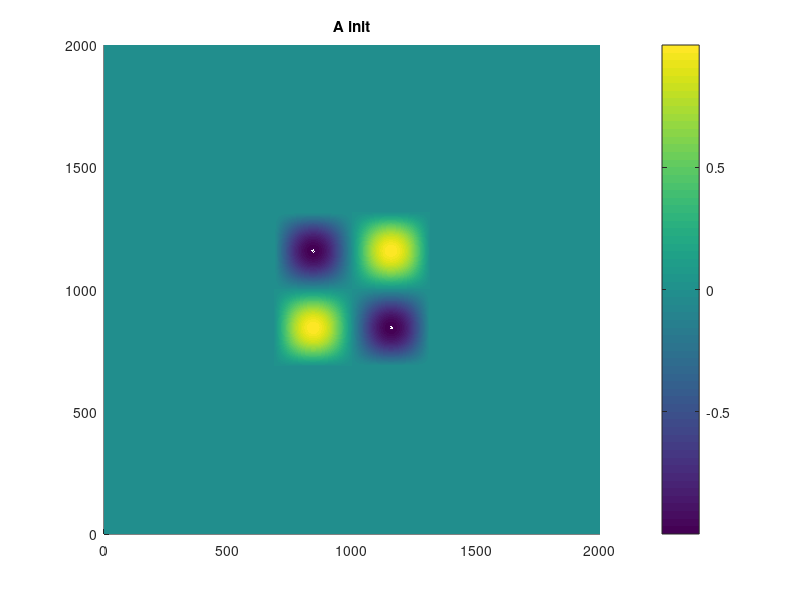
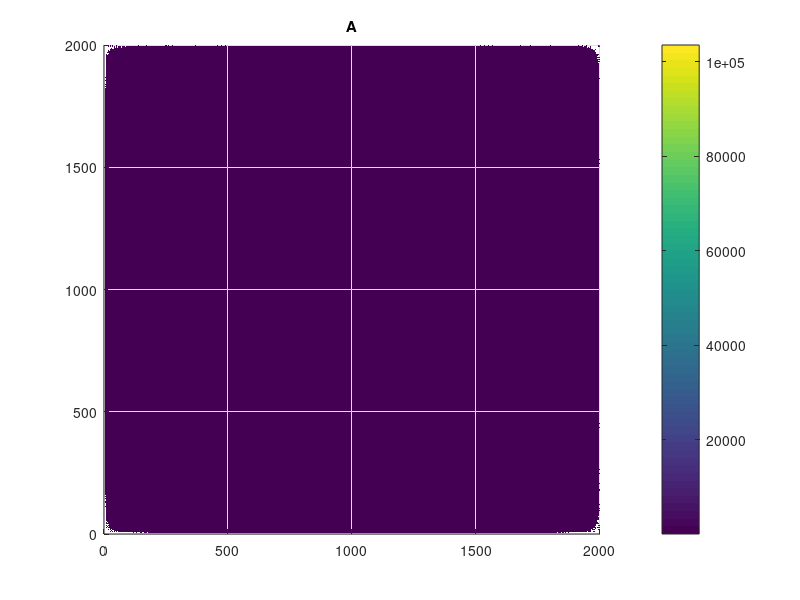

Reproduce these figures in MATLAB, in order. (Note: this script raises an error after producing the figures.)

%% 1D
% 
% clc
% clear all
% close all
% 
% 
% 
% %% First Files
% fid = fopen('FFT1D/beforeFFT');
% befFFT = fscanf(fid,'%f %f',[2, Inf]);
% befFFT = befFFT';
% fclose(fid);
% bef = befFFT(:,1);
% 
% fid = fopen('FFT1D/afterFFT');
% aftFFT = fscanf(fid,'%f %f',[2, Inf]);
% aftFFT = aftFFT';
% fclose(fid);
% aft = aftFFT(:,1) + 1i * aftFFT(:,2);
% 
% fid = fopen('FFT1D/afteriFFT');
% aftiFFT = fscanf(fid,'%f %f',[2, Inf]);
% aftiFFT = aftiFFT';
% fclose(fid);
% aftI = aftiFFT(:,1);
% 
% %% Second Files
% 
% fid = fopen('FFT1D/beforeFFT_2');
% befFFT_2 = fscanf(fid,'%f %f',[1, Inf]);
% befFFT_2 = befFFT_2';
% fclose(fid);
% bef = befFFT_2(:,1);
% 
% fid = fopen('FFT1D/afterFFT_2');
% aftFFT_2 = fscanf(fid,'%f %f',[2, Inf]);
% aftFFT_2 = aftFFT_2';
% fclose(fid);
% aft_2 = aftFFT_2(:,1) + 1i * aftFFT_2(:,2);
% 
% fid = fopen('FFT1D/afteriFFT_2');
% aftiFFT_2 = fscanf(fid,'%f %f',[1, Inf]);
% aftiFFT_2 = aftiFFT_2';
% fclose(fid);
% aftI_2 = [aftiFFT_2(:,1)];
% 
% %% Original vector
% N = 2000;
% N_h = N/2;
% 
% Ainit = [zeros(685,1); sin((0:1:628)'/100); zeros(686,1)];
% A = fft( Ainit );
% A_h = A(1:N_h);
% 
% %Comparisons
% figure; plot(1:N,Ainit(1:N),'b-x',1:N,befFFT_2(1:N,1),'r-x');
% figure; plot(1:N,abs(A(1:N)),'b-x',1:N,abs(aft_2(1:N)),'r-x');
% figure; plot(1:N,Ainit(1:N),'b-x',1:N,real(aftiFFT_2(1:N))./N,'r-x');

%% 2D

clc
clear all
close all

%Original matrix
Ainit = [zeros(685,1); sin((0:1:628)'/100); zeros(686,1)];
N = length(Ainit);
Ainit = Ainit*Ainit';
figure; surf(Ainit); shading flat; view(2); colorbar; title('A init')

A = fft2(Ainit, N, N);
figure; surf(abs(A)); shading flat; view(2); colorbar; title('A')



% A(end/2+1:end,:) = [];
% A(:,end/2+1:end) = [];

% A(1:end/2,:) = [];
% A(:,1:end/2) = [];
%figure; surf(abs(A)); shading flat; view(2); colorbar; title('A-')

% %Modified Vector
% Nhalf = floor(N/2)+1;
% Ahalf = A(1:Nhalf, 1:Nhalf);
% 
% %Copy
% Aplus = [Ahalf, Ahalf(:,2:end-1); ...
%          Ahalf(2:end-1,:), Ahalf(2:end-1,2:end-1)];
%      
% %Hermitian Conjugate
% Aplus(Nhalf+1:end, :) = -conj(flipud(Aplus(Nhalf+1:end, :)));
% Aplus(:, Nhalf+1:end) = -conj(fliplr(Aplus(:, Nhalf+1:end)));
 
%iFFTs
%B = ifft(A);
Bsym = ifft2( A, 'symmetric' );
% Bplus = ifft2( Aplus);

figure; surf(Bsym); shading flat; view(2); colorbar; title('B sym')
%figure; surf(real(Bplus)); shading flat; view(2); colorbar; title('B+')

%% 3D
% 
% clc
% clear all
% close all
% 
% Original matrix
% A1D = [zeros(5,1); sin((0:1:628)'/100); zeros(6,1)];
% A1D = [1:1:100]'; %A1 should be even
% N = length(A1D);
% Ainit = A1D*A1D';
% 
% Ainit = repmat( Ainit, [1 1 N]) .* ... 
%         repmat( reshape(A1D, ... 
%         [1 1 N]), [N N 1]);
%  
% A = fftn(Ainit);
% 
% Modified Vector
% Nhalf = floor(N/2)+1;
% Ahalf = A(1:Nhalf, 1:Nhalf, 1:Nhalf);
% 
% Copy
% Aplus = cat(1,...
%         cat(2, Ahalf, Ahalf(:,2:end-1,:)), ...
%         cat(2, Ahalf(2:end-1,:,:), Ahalf(2:end-1,2:end-1,:))...
%         );
%          
% Aplus = cat(3, Aplus, Aplus(:,:,2:end-1));
% 
% for i=1:N
%     Aplus(end+1-i,i,i)
% end
%       
%  Hermitian Conjugate
%  Aplus(Nhalf+1:end, :,:) = -conj(flipdim(Aplus(Nhalf+1:end, :,:),1));
%  Aplus(:, Nhalf+1:end,:) = -conj(flipdim(Aplus(:, Nhalf+1:end,:),2));
%  Aplus(:,:, Nhalf+1:end) = -conj(flipdim(Aplus(:,:, Nhalf+1:end),3));
% 
% 
% iFFTs
% %B = ifft(A);
% Bsym = ifftn( A, 'symmetric' );
% Bplus = ifftn( Aplus);
% 
% [x,y,z] = meshgrid(1:N,1:N,1:N);
% scatter3(x(:),y(:),z(:),5,real(Aplus(:)))
% 
% figure; surf(Bsym); shading flat; view(2); colorbar; title('B sym')
% figure; surf(real(Bplus)); shading flat; view(2); colorbar; title('B+')